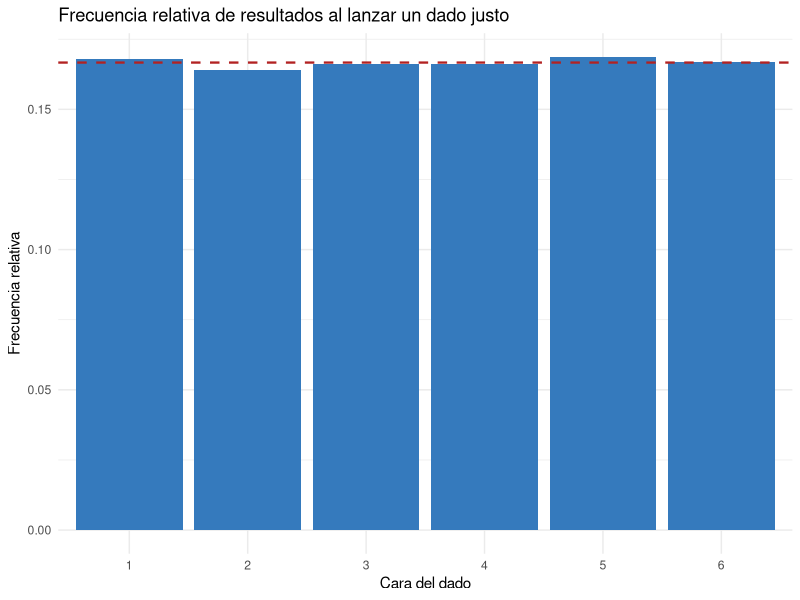
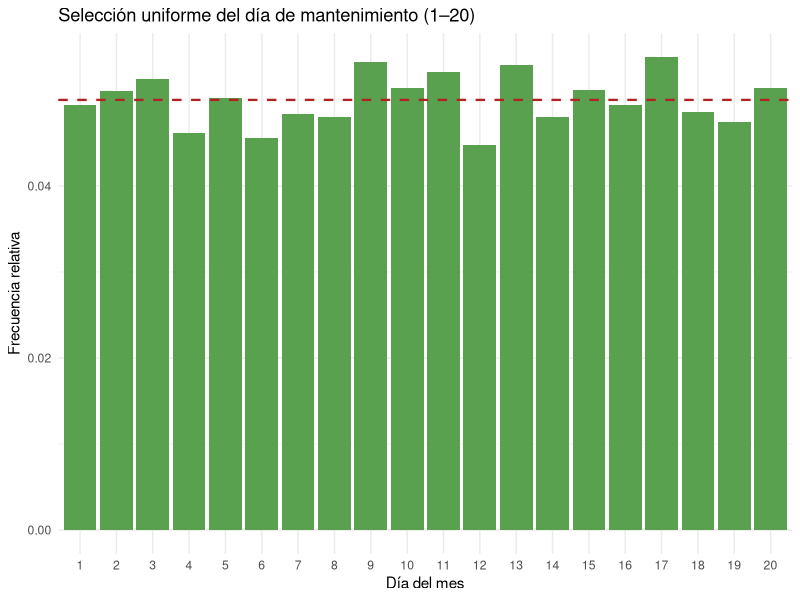
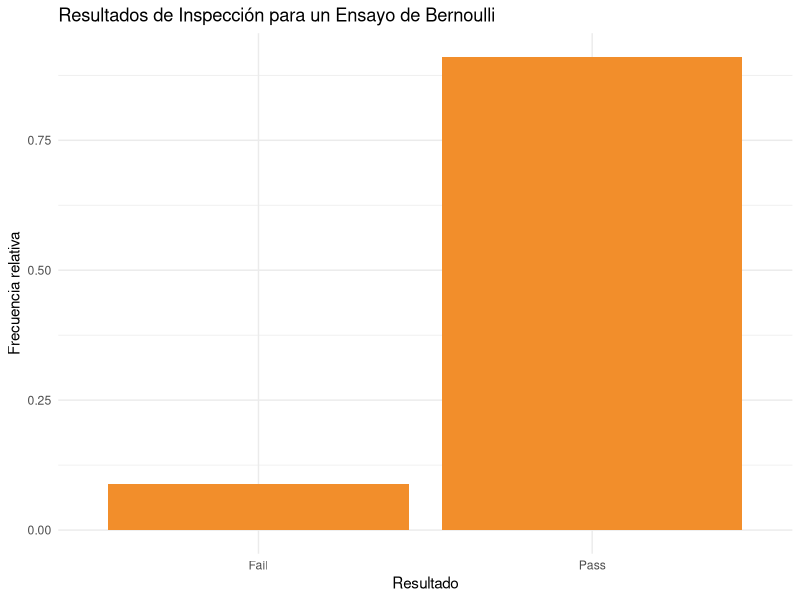
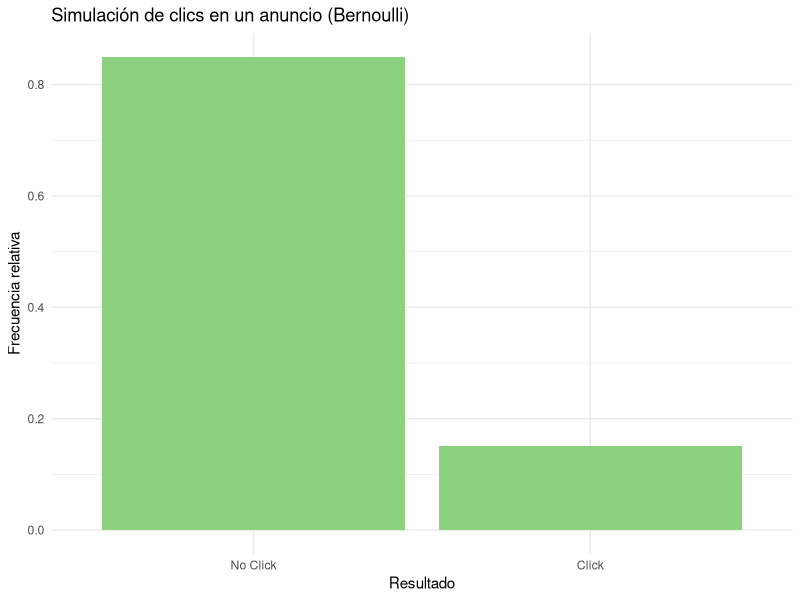
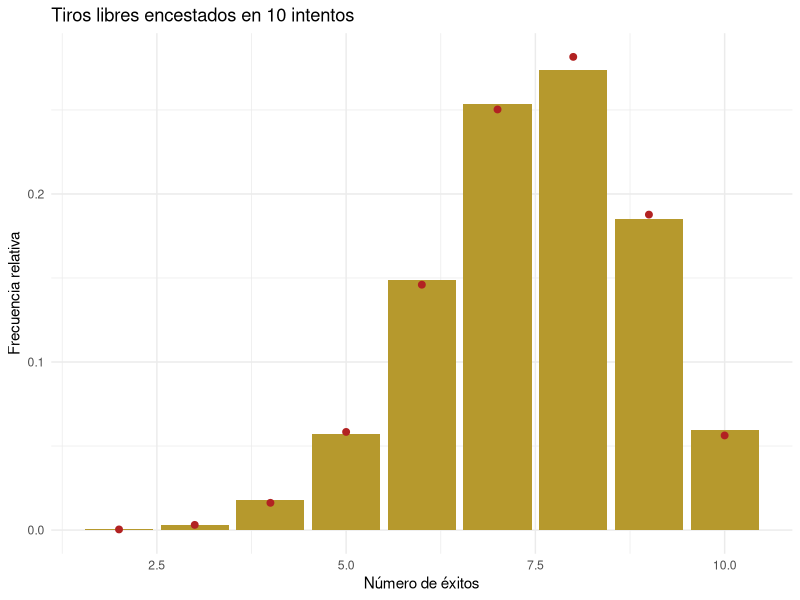
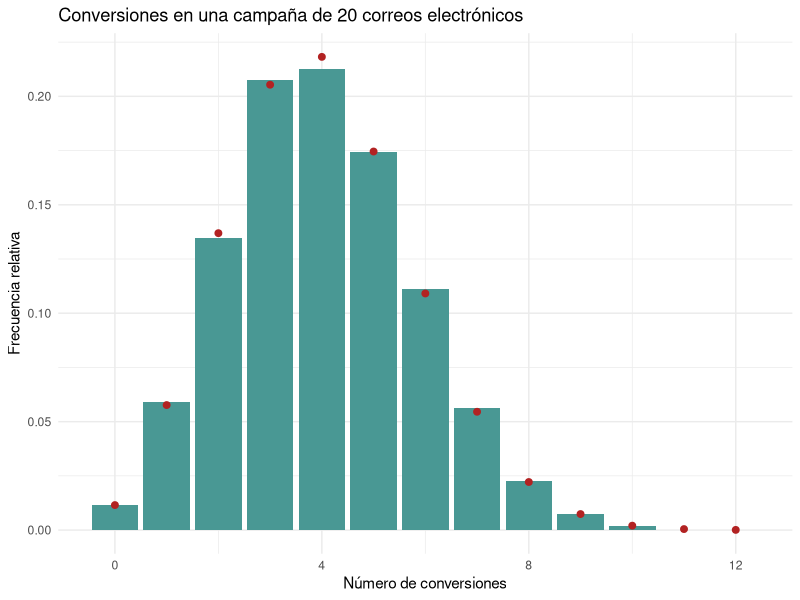
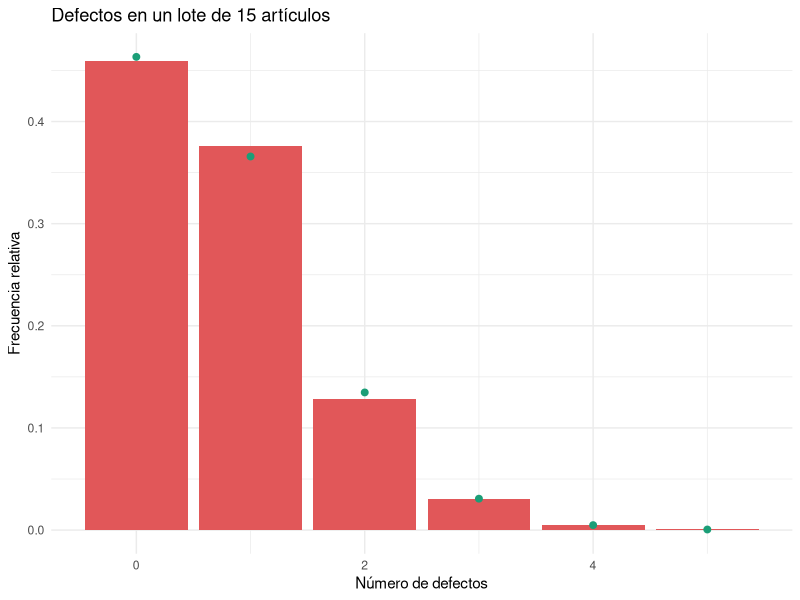
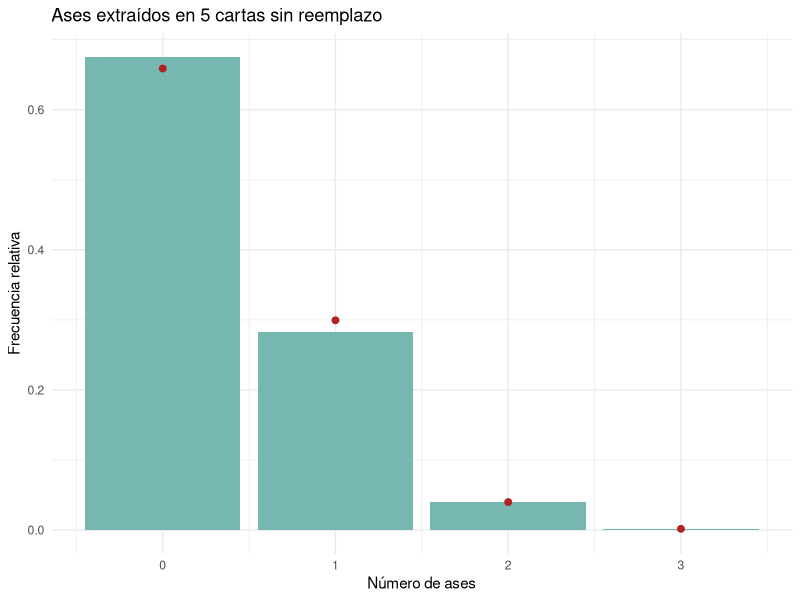

Generate these figures, in order, with R:
## ---- chunk 1
knitr::opts_chunk$set(echo = TRUE, message = FALSE, warning = FALSE)
library(tidyverse)
theme_set(theme_minimal())
## ---- chunk 2
n_rolls <- 10000
die_rolls <- sample(1:6, size = n_rolls, replace = TRUE)
die_distribution <- tibble(face = factor(die_rolls, levels = 1:6)) %>%
  count(face) %>%
  mutate(relative_freq = n / sum(n))

die_distribution
## ---- chunk 3
die_summary <- tibble(
  sample_mean = mean(die_rolls),
  sample_variance = var(die_rolls),
  theoretical_mean = mean(1:6),
  theoretical_variance = ((6 - 1 + 1)^2 - 1) / 12
)
die_summary
## ---- chunk 4
ggplot(die_distribution, aes(x = face, y = relative_freq)) +
  geom_col(fill = "#357ABD") +
  geom_hline(yintercept = 1 / 6, linetype = "dashed", color = "firebrick", linewidth = 0.8) +
  labs(
    title = "Frecuencia relativa de resultados al lanzar un dado justo",
    x = "Cara del dado",
    y = "Frecuencia relativa"
  )
## ---- chunk 5
n_days <- 5000
maintenance_days <- sample(1:20, size = n_days, replace = TRUE)
maintenance_distribution <- tibble(day = factor(maintenance_days, levels = 1:20)) %>%
  count(day) %>%
  mutate(relative_freq = n / sum(n))

maintenance_distribution %>% slice_head(n = 6)
## ---- chunk 6
ggplot(maintenance_distribution, aes(day, relative_freq)) +
  geom_col(fill = "#59A14F") +
  geom_hline(yintercept = 1 / 20, linetype = "dashed", color = "firebrick", linewidth = 0.8) +
  labs(
    title = "Selección uniforme del día de mantenimiento (1–20)",
    x = "Día del mes",
    y = "Frecuencia relativa"
  )
## ---- chunk 7
n_tests <- 2000
pass_prob <- 0.92
inspection_results <- rbinom(n = n_tests, size = 1, prob = pass_prob)
component_summary <- tibble(
  sample_mean = mean(inspection_results),
  sample_variance = var(inspection_results),
  theoretical_mean = pass_prob,
  theoretical_variance = pass_prob * (1 - pass_prob)
)
component_summary
## ---- chunk 8
inspection_distribution <- tibble(result = factor(inspection_results, levels = c(0, 1), labels = c("Fail", "Pass"))) %>%
  count(result) %>%
  mutate(relative_freq = n / sum(n))

ggplot(inspection_distribution, aes(result, relative_freq)) +
  geom_col(fill = "#F28E2B") +
  labs(
    title = "Resultados de Inspección para un Ensayo de Bernoulli",
    x = "Resultado",
    y = "Frecuencia relativa"
  )
## ---- chunk 9
n_visits <- 5000
click_prob <- 0.15
clicks <- rbinom(n = n_visits, size = 1, prob = click_prob)
clicks_summary <- tibble(
  sample_mean = mean(clicks),
  theoretical_mean = click_prob
)
clicks_summary
## ---- chunk 10
click_distribution <- tibble(event = factor(clicks, levels = c(0, 1), labels = c("No Click", "Click"))) %>%
  count(event) %>%
  mutate(relative_freq = n / sum(n))

ggplot(click_distribution, aes(event, relative_freq)) +
  geom_col(fill = "#8CD17D") +
  labs(
    title = "Simulación de clics en un anuncio (Bernoulli)",
    x = "Resultado",
    y = "Frecuencia relativa"
  )
## ---- chunk 11
n_series <- 5000
n_shots <- 10
success_prob <- 0.75
made_shots <- rbinom(n = n_series, size = n_shots, prob = success_prob)

basketball_distribution <- tibble(made = made_shots) %>%
  count(made) %>%
  mutate(relative_freq = n / sum(n),
         theoretical = dbinom(made, size = n_shots, prob = success_prob))

basketball_distribution %>% slice_head(n = 6)
## ---- chunk 12
ggplot(basketball_distribution, aes(made, relative_freq)) +
  geom_col(fill = "#B6992D") +
  geom_point(aes(y = theoretical), color = "firebrick", size = 2) +
  labs(
    title = "Tiros libres encestados en 10 intentos",
    x = "Número de éxitos",
    y = "Frecuencia relativa"
  )
## ---- chunk 13
n_campaigns <- 8000
n_emails <- 20
conversion_prob <- 0.2
conversions <- rbinom(n = n_campaigns, size = n_emails, prob = conversion_prob)

campaign_distribution <- tibble(conversion_count = conversions) %>%
  count(conversion_count) %>%
  mutate(relative_freq = n / sum(n),
         theoretical = dbinom(conversion_count, size = n_emails, prob = conversion_prob))

campaign_distribution %>% slice_head(n = 6)
## ---- chunk 14
ggplot(campaign_distribution, aes(conversion_count, relative_freq)) +
  geom_col(fill = "#499894") +
  geom_point(aes(y = theoretical), color = "firebrick", size = 2) +
  labs(
    title = "Conversiones en una campaña de 20 correos electrónicos",
    x = "Número de conversiones",
    y = "Frecuencia relativa"
  )
## ---- chunk 15
n_batches <- 6000
batch_size <- 15
defect_prob <- 0.05
defect_counts <- rbinom(n = n_batches, size = batch_size, prob = defect_prob)

defect_distribution <- tibble(defects = defect_counts) %>%
  count(defects) %>%
  mutate(relative_freq = n / sum(n),
         theoretical = dbinom(defects, size = batch_size, prob = defect_prob))

defect_distribution %>% slice_head(n = 6)
## ---- chunk 16
ggplot(defect_distribution, aes(defects, relative_freq)) +
  geom_col(fill = "#E15759") +
  geom_point(aes(y = theoretical), color = "#1B9E77", size = 2) +
  labs(
    title = "Defectos en un lote de 15 artículos",
    x = "Número de defectos",
    y = "Frecuencia relativa"
  )
## ---- chunk 17
n_samples <- 7000
num_aces <- rhyper(nn = n_samples, m = 4, n = 52 - 4, k = 5)

aces_distribution <- tibble(aces = num_aces) %>%
  count(aces) %>%
  mutate(relative_freq = n / sum(n),
         theoretical = dhyper(aces, m = 4, n = 48, k = 5))

aces_distribution
## ---- chunk 18
ggplot(aces_distribution, aes(aces, relative_freq)) +
  geom_col(fill = "#76B7B2") +
  geom_point(aes(y = theoretical), color = "firebrick", size = 2) +
  labs(
    title = "Ases extraídos en 5 cartas sin reemplazo",
    x = "Número de ases",
    y = "Frecuencia relativa"
  )
## ---- chunk 19
n_inspections <- 8000
lot_defects <- rhyper(nn = n_inspections, m = 8, n = 32, k = 10)

lot_distribution <- tibble(defects = lot_defects) %>%
  count(defects) %>%
  mutate(relative_freq = n / sum(n),
         theoretical = dhyper(defects, m = 8, n = 32, k = 10))

lot_distribution
## ---- chunk 20
ggplot(lot_distribution, aes(defects, relative_freq)) +
  geom_col(fill = "#9C755F") +
  geom_point(aes(y = theoretical), color = "firebrick", size = 2) +
  labs(
    title = "Defectos encontrados en una muestra sin reemplazo",
    x = "Número de defectos en la muestra",
    y = "Frecuencia relativa"
  )
